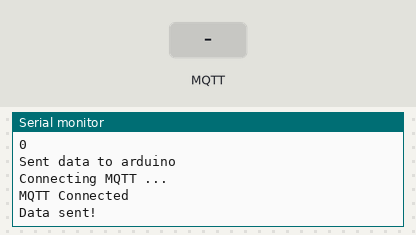
Bench run of a program on a simulated ESP32. Shown: the last lines printed to the serial monitor. The inputs (shaded band) are chosen by the test bench. WiFi joins after 1.5 s; servers stay silent unless stated; random numbers use the default seed unless the program sets one; no MQTT or app messages arrive unless stated.

Above: at 2.7 s.
2.8 s: MQTT message "1" arrives on the first subscribed topic
At 5.7 s:
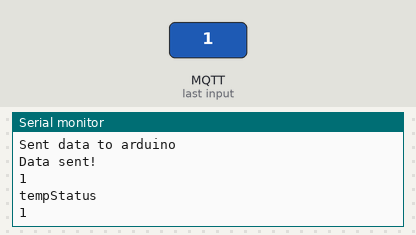
6.0 s: MQTT message "on" arrives on the first subscribed topic
At 8.1 s:
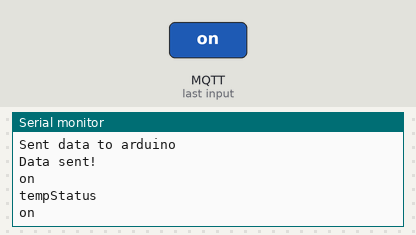
9.0 s: MQTT message "off" arrives on the first subscribed topic
At 11.7 s:
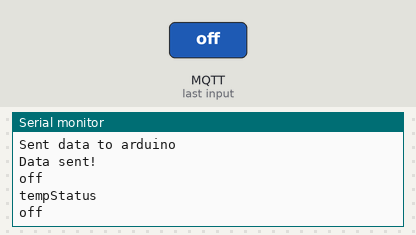

Measured:
- after the input at 2.8 s, the serial monitor: prints a new line after 1.8 s (image 1)
- after the input at 6.0 s, the serial monitor: prints a new line after 1.6 s (image 2)
- after the input at 9.0 s, the serial monitor: prints a new line after 1.6 s (image 3)

The program:

main.cpp
```cpp
#include <Arduino.h>
#include "internet-connect/internet-connect.h"
#include "receive-data-arduino/receive-data-arduino.h"
#include "mqtt-connect/mqtt-connect.h"
void setup() {
  Serial.begin(9600);
  setup_wifi_connect();
  setup_mqtt_connect();
  setup_receive_data_arduino();
}

void loop() {
  loop_receive_data_arduino();
  loop_send_data_arduino();
  loop_mqtt_connection();
  delay(3000);
}
```

internet-connect.cpp
```cpp
#include "internet-connect.h"

String wifiSSID = "@wifi.ib";
String wifiPassword = "lsra6412";

void setup_wifi_connect() {
	WiFi.begin(wifiSSID.c_str(), wifiPassword.c_str());
	Serial.println("Connecting to WiFi");
	while (WiFi.status() != WL_CONNECTED) {
		Serial.print(".");
		delay(500);
	}
	Serial.println("WiFi Connected.");
}
```

internet-connect.h
```cpp
#ifndef INTERNET_CONNECT
#define INTERNET_CONNECT

#include <Arduino.h>
#include <WiFi.h>

void setup_wifi_connect();

#endif
```

mqtt-connect.cpp
```cpp
#include "mqtt-connect.h"

String mqttBroker = "test.mosquitto.org";
WiFiClient client;
PubSubClient mqtt(client);

void loop_mqtt_connection() {
    // mqtt connect - loop
    if (!mqtt.connected()) {
        connect_mqtt();
        Serial.println("MQTT Connected");
    }
    // publish
    randomizeData();
    mqtt.publish("esp32/ecoreefermms-topic", fullData.c_str());
    Serial.println("Data sent!");
    mqtt.loop();
}

void callback(char* topic, byte* payload, unsigned int length) {
    String tempStatus;
    mqtt_received_message = "";
    for (int i=0; i < length; i++){
        tempStatus = tempStatus + (char)payload[i];
    }
    Serial.println(tempStatus);
    Serial.println("tempStatus");
    if (tempStatus == mqtt_received_message) {
            mqtt_received_message = "No Status";
    } else {
            mqtt_received_message = String(tempStatus);
    }
    Serial.println(tempStatus);
}

void setup_mqtt_connect() {
    mqtt.setServer(mqttBroker.c_str(), 1883);
    // subscribe
    mqtt.subscribe("esp32/ecoreefermms-topic-status");
    mqtt.setCallback(callback);
}

void connect_mqtt() {
    while(!mqtt.connected()) {
        Serial.println("Connecting MQTT ...");
        if (mqtt.connect("esp32/ecoreefermms")) {
            mqtt.subscribe("esp32/ecoreefermms-topic-status");
        }
    }
}
```

mqtt-connect.h
```cpp
#ifndef MQTT_CONNECT
#define MQTT_CONNECT

#include <Arduino.h>
#include <WiFi.h>
#include <PubSubClient.h>
#include "variables/variables.h"

void loop_mqtt_connection();
void callback(char* topic, byte* payload, unsigned int length);
void setup_mqtt_connect();
void connect_mqtt();

#endif
```

receive-data-arduino.cpp
```cpp
#include "receive-data-arduino.h"

void setup_receive_data_arduino(){
    Serial2.begin(4800, SERIAL_8N1, 16, 17);
}

void loop_receive_data_arduino() {
    fullData = "";
    Serial.println(Serial2.available());
    while ((Serial2.available() > 0)) {
        fullData = Serial2.readString();
    }
    fullData.trim();
    if (fullData.length() > 5) {
        Serial.println(fullData);
    }
}

void loop_send_data_arduino() {
    Serial2.println(mqtt_received_message);
    Serial.println(mqtt_received_message);
    Serial.println("Sent data to arduino");
    mqtt_received_message = "";
}
```

receive-data-arduino.h
```cpp
#ifndef RECEIVE_DATA_ARDUINO
#define RECEIVE_DATA_ARDUINO

#include <Arduino.h>
#include "variables/variables.h"

void setup_receive_data_arduino();
void loop_receive_data_arduino();
void loop_send_data_arduino();

#endif
```

variables.cpp
```cpp
#include "variables.h"

String fullData = "";

// [Time_Day, Time_Date, Time_Clock, SenseT1, SenseT2, SenseT3, SenseT4, SenseT5, SenseT6, SenseT7, SenseT8, SenseTH1, SenseRH, SenseCurrent1, SenseCurrent2, COP, Power, Uptime, ChargeTime, Charging]
String dummyFullData = "";
String mqtt_received_message = "";

void randomizeData() {
    String timeDay = "Kamis";
    String timeDate = "05/06/2023";
    String TimeClock = "07:24:30";
    String temp1 = String(0 + (rand() % 20));
    String temp2 = String(20 + (rand() % 38));
    String temp3 = String(0 + (rand() % 34));
    String temp4 = String(30 + (rand() % 28));
    String temp5 = String(30 + (rand() % 32));
    String temp6 = String(30 + (rand() % 68));
    String temp7 = String(30 + (rand() % 35));
    String temph = String(-22 + (rand() % 20));
    String relfh = String(0 + (rand() % 100));
    String current1 = String(0.00 + (rand() % 1));
    String current2 = String(0.00 + (rand() % 4));

    dummyFullData = "";
    dummyFullData.concat(timeDay);
    dummyFullData.concat(",");
    dummyFullData.concat(timeDate);
    dummyFullData.concat(",");
    dummyFullData.concat(TimeClock);
    dummyFullData.concat(",");
    dummyFullData.concat(temp1);
    dummyFullData.concat(",");
    dummyFullData.concat(temp2);
    dummyFullData.concat(",");
    dummyFullData.concat(temp3);
    dummyFullData.concat(",");
    dummyFullData.concat(temp4);
    dummyFullData.concat(",");
    dummyFullData.concat(temp5);
    dummyFullData.concat(",");
    dummyFullData.concat(temp6);
    dummyFullData.concat(",");
    dummyFullData.concat(temp7);
    dummyFullData.concat(",");
    dummyFullData.concat("");
    dummyFullData.concat(",");
    dummyFullData.concat(temph);
    dummyFullData.concat(",");
    dummyFullData.concat(relfh);
    dummyFullData.concat(",");
    dummyFullData.concat(current1);
    dummyFullData.concat(",");
    dummyFullData.concat(current2);
    dummyFullData.concat(",");
    dummyFullData.concat("2.00");
    dummyFullData.concat(",");
    dummyFullData.concat(String(0.00 + (rand() % 420)));
    dummyFullData.concat(",");
    dummyFullData.concat("1");
    dummyFullData.concat(",");
    dummyFullData.concat("14");
    dummyFullData.concat(",");
    dummyFullData.concat("1");
}
```

variables.h
```cpp
#ifndef VARIABLES
#define VARIABLES

#include <Arduino.h>

extern String fullData;
extern String dummyFullData;
extern String mqtt_received_message;
void randomizeData();

#endif
```
